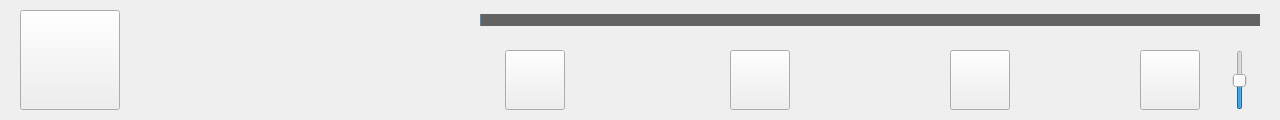
<?xml version="1.0" encoding="UTF-8"?>
<ui version="4.0">
 <class>Player_Interface</class>
 <widget class="QWidget" name="Player_Interface">
  <property name="geometry">
   <rect>
    <x>0</x>
    <y>0</y>
    <width>1280</width>
    <height>120</height>
   </rect>
  </property>
  <property name="windowTitle">
   <string>Form</string>
  </property>
  <widget class="QLabel" name="Load">
   <property name="geometry">
    <rect>
     <x>20</x>
     <y>10</y>
     <width>100</width>
     <height>100</height>
    </rect>
   </property>
   <property name="text">
    <string/>
   </property>
  </widget>
  <widget class="QSlider" name="Music_Pos">
   <property name="geometry">
    <rect>
     <x>480</x>
     <y>0</y>
     <width>780</width>
     <height>40</height>
    </rect>
   </property>
   <property name="styleSheet">
    <string notr="true">QSlider::handle:horizontal{ 
		width:  30px; 
		height: 30px; 
		margin-top: -10px; 
		margin-left: 0px; 
		margin-bottom: -10px; 
		margin-right: 0px; 
 		border-image:url(:/Resource/Rect.png);
} 
QSlider::sub-page:horizontal{
	   background:rgba(80,166,234,150);
}
QSlider::groove:horizontal{ 
		height: 12px; 
		left: 0px;
		right: 0px; 
		background:rgba(0,0,0,150);
 } </string>
   </property>
   <property name="maximum">
    <number>100</number>
   </property>
   <property name="singleStep">
    <number>1</number>
   </property>
   <property name="value">
    <number>0</number>
   </property>
   <property name="orientation">
    <enum>Qt::Horizontal</enum>
   </property>
  </widget>
  <widget class="QWidget" name="PushButton" native="true">
   <property name="geometry">
    <rect>
     <x>480</x>
     <y>50</y>
     <width>780</width>
     <height>60</height>
    </rect>
   </property>
   <widget class="QPushButton" name="Next">
    <property name="geometry">
     <rect>
      <x>470</x>
      <y>0</y>
      <width>60</width>
      <height>60</height>
     </rect>
    </property>
    <property name="text">
     <string/>
    </property>
    <property name="icon">
     <iconset resource="Res.qrc">
      <normaloff>:/Resource/Next.png</normaloff>:/Resource/Next.png</iconset>
    </property>
    <property name="iconSize">
     <size>
      <width>50</width>
      <height>50</height>
     </size>
    </property>
    <property name="flat">
     <bool>false</bool>
    </property>
   </widget>
   <widget class="QPushButton" name="Back">
    <property name="geometry">
     <rect>
      <x>25</x>
      <y>0</y>
      <width>60</width>
      <height>60</height>
     </rect>
    </property>
    <property name="text">
     <string/>
    </property>
    <property name="icon">
     <iconset resource="Res.qrc">
      <normaloff>:/Resource/Back.png</normaloff>:/Resource/Back.png</iconset>
    </property>
    <property name="iconSize">
     <size>
      <width>50</width>
      <height>50</height>
     </size>
    </property>
    <property name="flat">
     <bool>false</bool>
    </property>
   </widget>
   <widget class="QPushButton" name="Play">
    <property name="geometry">
     <rect>
      <x>250</x>
      <y>0</y>
      <width>60</width>
      <height>60</height>
     </rect>
    </property>
    <property name="text">
     <string/>
    </property>
    <property name="icon">
     <iconset resource="Res.qrc">
      <normaloff>:/Resource/Play.png</normaloff>:/Resource/Play.png</iconset>
    </property>
    <property name="iconSize">
     <size>
      <width>50</width>
      <height>50</height>
     </size>
    </property>
    <property name="flat">
     <bool>false</bool>
    </property>
   </widget>
   <widget class="QPushButton" name="Audio_Show">
    <property name="geometry">
     <rect>
      <x>660</x>
      <y>0</y>
      <width>60</width>
      <height>60</height>
     </rect>
    </property>
    <property name="text">
     <string/>
    </property>
    <property name="icon">
     <iconset resource="Res.qrc">
      <normaloff>:/Resource/Audio.png</normaloff>:/Resource/Audio.png</iconset>
    </property>
    <property name="iconSize">
     <size>
      <width>50</width>
      <height>50</height>
     </size>
    </property>
    <property name="flat">
     <bool>false</bool>
    </property>
   </widget>
   <widget class="QSlider" name="Audio_Size">
    <property name="geometry">
     <rect>
      <x>750</x>
      <y>0</y>
      <width>20</width>
      <height>60</height>
     </rect>
    </property>
    <property name="styleSheet">
     <string notr="true">QSlider::handle:vertical{ 
 		border-image:url(:/Resource/Rect.png);
} </string>
    </property>
    <property name="maximum">
     <number>100</number>
    </property>
    <property name="value">
     <number>50</number>
    </property>
    <property name="orientation">
     <enum>Qt::Vertical</enum>
    </property>
   </widget>
  </widget>
  <widget class="QLabel" name="Music_Name">
   <property name="geometry">
    <rect>
     <x>130</x>
     <y>30</y>
     <width>340</width>
     <height>50</height>
    </rect>
   </property>
   <property name="font">
    <font>
     <family>楷体</family>
     <pointsize>16</pointsize>
    </font>
   </property>
   <property name="styleSheet">
    <string notr="true">color:white;</string>
   </property>
   <property name="text">
    <string/>
   </property>
   <property name="alignment">
    <set>Qt::AlignCenter</set>
   </property>
  </widget>
  <widget class="QLabel" name="Music_Time">
   <property name="geometry">
    <rect>
     <x>350</x>
     <y>0</y>
     <width>120</width>
     <height>30</height>
    </rect>
   </property>
   <property name="font">
    <font>
     <family>Cascadia Code</family>
     <pointsize>10</pointsize>
    </font>
   </property>
   <property name="styleSheet">
    <string notr="true">color:white;</string>
   </property>
   <property name="text">
    <string/>
   </property>
  </widget>
  <widget class="QPushButton" name="Music_Image">
   <property name="geometry">
    <rect>
     <x>20</x>
     <y>10</y>
     <width>100</width>
     <height>100</height>
    </rect>
   </property>
   <property name="styleSheet">
    <string notr="true"/>
   </property>
   <property name="text">
    <string/>
   </property>
   <property name="icon">
    <iconset resource="Res.qrc">
     <normaloff>:/Resource/Logo.png</normaloff>:/Resource/Logo.png</iconset>
   </property>
   <property name="iconSize">
    <size>
     <width>90</width>
     <height>90</height>
    </size>
   </property>
   <property name="flat">
    <bool>false</bool>
   </property>
  </widget>
 </widget>
 <resources>
  <include location="Res.qrc"/>
 </resources>
 <connections/>
</ui>
